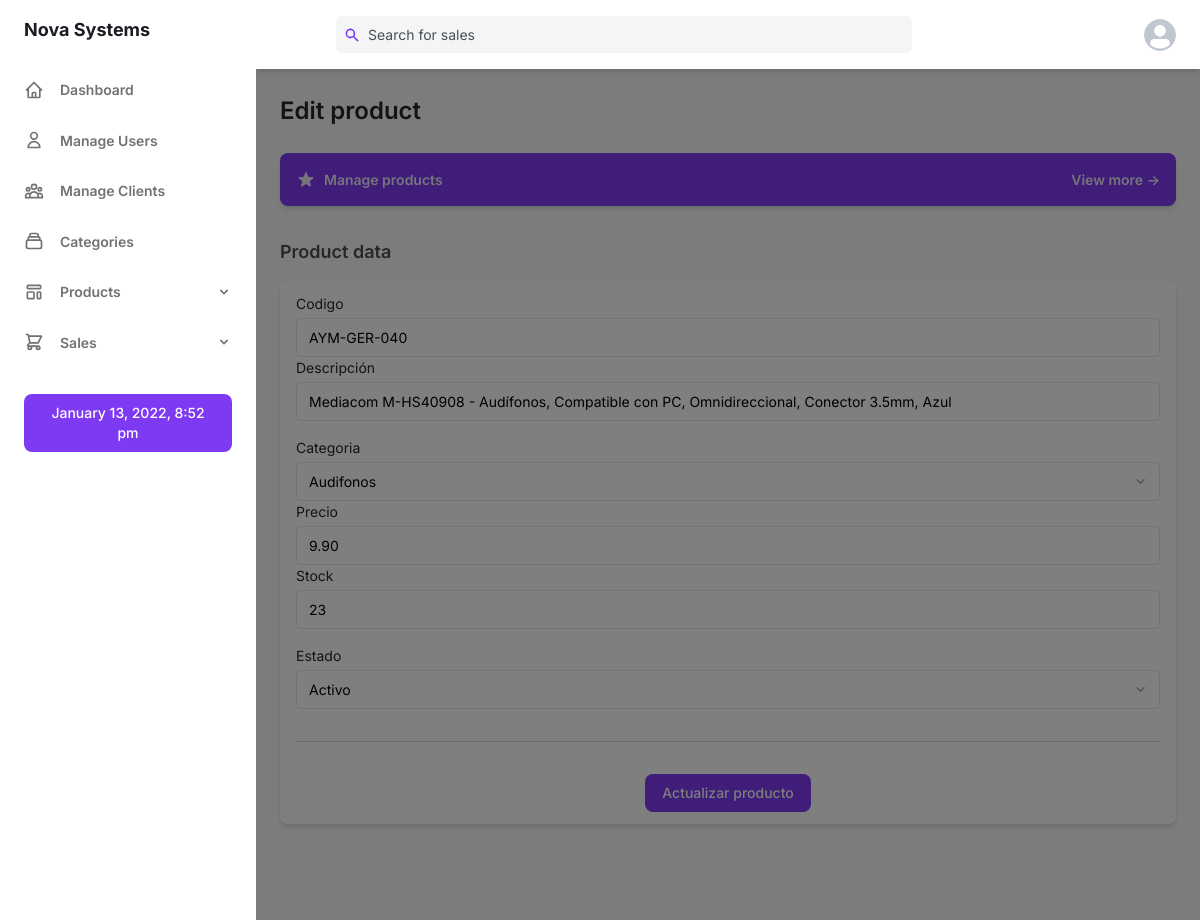
The page /edit_product.php?id_producto=1 (signed in) on the database its author committed.
### tables this page shows
CREATE TABLE `producto` (
  `id_producto` int UNSIGNED NOT NULL,
  `id_categoria` int UNSIGNED NOT NULL,
  `codigo` varchar(50) NOT NULL,
  `descripcion` text NOT NULL,
  `precio` decimal(5,2) NOT NULL,
  `stock` int UNSIGNED NOT NULL,
  `estado` tinyint(1) NOT NULL DEFAULT '1'
);

CREATE TABLE `categoria` (
  `id_categoria` int UNSIGNED NOT NULL,
  `nombre` varchar(30) NOT NULL,
  `estado` tinyint(1) NOT NULL DEFAULT '1'
);

### edit_product.php (the view, shortened to what this page needs)
<?php
    include "./instalacion/conexion.php";
    $consultaCategorias = $conect->prepare('SELECT * FROM categoria');
    $consultaCategorias->execute();
    $categorias = $consultaCategorias->fetchAll();
    $id= $_GET["id_producto"];
    $consultaPorId = $conect->prepare('SELECT * FROM producto WHERE id_producto = :id');
    $consultaPorId->execute(
        ['id'=>$id]
    );
    $producto = $consultaPorId->fetch();
?>
<!DOCTYPE html>
<html :class="{ 'theme-dark': dark }" x-data="data()" lang="en">
  <head>
    <?php include "./layout/head.php"; ?>
  </head>
  <body>
    <div
      class="flex h-screen bg-gray-50 dark:bg-gray-900"
      :class="{ 'overflow-hidden': isSideMenuOpen}"
    >
    <?php include "./layout/aside.php"; ?>
<div class="flex flex-col flex-1 w-full">
  <?php include "./layout/header.php"; ?>
        <main class="h-full pb-16 overflow-y-auto">
        <div class="container px-6 mx-auto grid">
            <h2
              class="my-6 text-2xl font-semibold text-gray-700 dark:text-gray-200"
            >
            Edit product
            </h2>
            <a
              class="flex items-center justify-between p-4 mb-8 text-sm font-semibold text-purple-100 bg-purple-600 rounded-lg shadow-md focus:outline-none focus:shadow-outline-purple"
              href="./products.php"
            >
              <div class="flex items-center">
                <span>Manage products</span>
              </div>
              <span>View more &RightArrow;</span>
            </a>
            <h4
              class="mb-4 text-lg font-semibold text-gray-600 dark:text-gray-300"
            >
            Product data
            </h4>
            <div
              class="px-4 py-3 mb-8 bg-white rounded-lg shadow-md dark:bg-gray-800"
            >
            <form method="POST">
              <label class="block text-sm">
                <span class="text-gray-700 dark:text-gray-400">Codigo</span>
                <input
                  class="block w-full mt-1 text-sm dark:border-gray-600 dark:bg-gray-700 focus:border-purple-400 focus:outline-none focus:shadow-outline-purple dark:text-gray-300 dark:focus:shadow-outline-gray form-input"
                  placeholder="XXX-XXX-XXX"
                  required
                  name="codigo"
                  value="<?= $producto['codigo']?>"
                />
              </label>
              <label class="block text-sm">
                <span class="text-gray-700 dark:text-gray-400">Descripción</span>
                <input
                  class="block w-full mt-1 text-sm dark:border-gray-600 dark:bg-gray-700 focus:border-purple-400 focus:outline-none focus:shadow-outline-purple dark:text-gray-300 dark:focus:shadow-outline-gray form-input"
                  placeholder="Mediacom M-HS40908 - Audífonos, Compatible con PC, Omnidireccional, Conector 3.5mm, Azul"
                  required
                  name="descripcion"
                  value="<?= $producto['descripcion']?>"
                />
              </label>
              <label class="block mt-4 text-sm">
                <span class="text-gray-700 dark:text-gray-400">
                  Categoria
                </span>
                <select class="block w-full mt-1 text-sm dark:text-gray-300 dark:border-gray-600 dark:bg-gray-700 form-select focus:border-purple-400 focus:outline-none focus:shadow-outline-purple dark:focus:shadow-outline-gray"
                name="categoria"
                required>
                  <?php foreach ($categorias as $datos => $valor):?>
                <option value="<?= $valor['id_categoria']; ?>" <?= strcmp($producto['id_categoria'],  $valor['id_categoria'])===0 ? 'selected' : '' ?>><?= $valor['nombre']; ?></option>
                <?php endforeach; ?>
                </select>
              </label>
              <label class="block text-sm">
                <span class="text-gray-700 dark:text-gray-400">Precio</span>
                <input
                  class="block w-full mt-1 text-sm dark:border-gray-600 dark:bg-gray-700 focus:border-purple-400 focus:outline-none focus:shadow-outline-purple dark:text-gray-300 dark:focus:shadow-outline-gray form-input"
                  placeholder="45.90"
                  type="number"
                  required
                  min="1"
                  step=".01"
                  name="precio"
                  value="<?= $producto['precio']?>"
                />
              </label>
              <label class="block text-sm">
                <span class="text-gray-700 dark:text-gray-400">Stock</span>
                <input
                  class="block w-full mt-1 text-sm dark:border-gray-600 dark:bg-gray-700 focus:border-purple-400 focus:outline-none focus:shadow-outline-purple dark:text-gray-300 dark:focus:shadow-outline-gray form-input"
                  placeholder="50"
                  required
                  type="number"
                  min="0"
                  name="stock"
                  value="<?= $producto['stock']?>"
                />
              </label>
              <label class="block mt-4 text-sm">
                <span class="text-gray-700 dark:text-gray-400">
                  Estado
                </span>
                <select class="block w-full mt-1 text-sm dark:text-gray-300 dark:border-gray-600 dark:bg-gray-700 form-select focus:border-purple-400 focus:outline-none focus:shadow-outline-purple dark:focus:shadow-outline-gray"
                name="estado"
                required>
                <option value="1" <?= $producto['estado'] == 1  ? 'selected' : '' ?>>Activo</option>
                </select>
              </label>
              <hr class="my-8">
            <div class="flex items-center" style="justify-content: center;">
                <input type="submit" value="Actualizar producto" class="px-4 py-2 text-sm font-medium leading-5 text-center text-white transition-colors duration-150 bg-purple-600 border border-transparent rounded-lg active:bg-purple-600 hover:bg-purple-700 focus:outline-none focus:shadow-outline-purple">
            </div>
              </form>
            </div>
          </div>
        </main>
      </div>
    </div>
  </body>
</html>

### rows shown on the page
producto: codigo "AYM-GER-040", descripcion "Mediacom M-HS40908 - Audífonos, Compatible con PC, Omnidireccional, Conector 3.5mm, Azul", categoria "Audifonos", precio "9.90", stock "23", estado "Activo"
